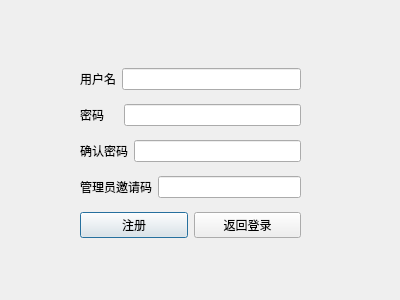
<?xml version="1.0" encoding="UTF-8"?>
<ui version="4.0">
 <class>registerDialog</class>
 <widget class="QDialog" name="registerDialog">
  <property name="geometry">
   <rect>
    <x>0</x>
    <y>0</y>
    <width>400</width>
    <height>300</height>
   </rect>
  </property>
  <property name="windowTitle">
   <string>Dialog</string>
  </property>
  <widget class="QWidget" name="verticalLayoutWidget">
   <property name="geometry">
    <rect>
     <x>80</x>
     <y>60</y>
     <width>221</width>
     <height>191</height>
    </rect>
   </property>
   <layout class="QVBoxLayout" name="registerwidget">
    <item>
     <layout class="QHBoxLayout" name="usernameLayout">
      <item>
       <widget class="QLabel" name="username">
        <property name="text">
         <string>用户名</string>
        </property>
       </widget>
      </item>
      <item>
       <widget class="QLineEdit" name="usernameinput"/>
      </item>
     </layout>
    </item>
    <item>
     <layout class="QHBoxLayout" name="passwordLayout">
      <item>
       <widget class="QLabel" name="password">
        <property name="text">
         <string>密码    </string>
        </property>
       </widget>
      </item>
      <item>
       <widget class="QLineEdit" name="passwordinput"/>
      </item>
     </layout>
    </item>
    <item>
     <layout class="QHBoxLayout" name="passwordsureLaout">
      <item>
       <widget class="QLabel" name="passwordsure">
        <property name="text">
         <string>确认密码</string>
        </property>
       </widget>
      </item>
      <item>
       <widget class="QLineEdit" name="passwordsureinput"/>
      </item>
     </layout>
    </item>
    <item>
     <layout class="QHBoxLayout" name="inviteCodeLayout">
      <item>
       <widget class="QLabel" name="inviteCodeLabel">
        <property name="text">
         <string>管理员邀请码</string>
        </property>
       </widget>
      </item>
      <item>
       <widget class="QLineEdit" name="inviteCodeInput"/>
      </item>
     </layout>
    </item>
    <item>
     <layout class="QHBoxLayout" name="btnlayout">
      <item>
       <widget class="QPushButton" name="registerBtn">
        <property name="text">
         <string>注册</string>
        </property>
       </widget>
      </item>
      <item>
       <widget class="QPushButton" name="backtologinBtn">
        <property name="text">
         <string>返回登录</string>
        </property>
       </widget>
      </item>
     </layout>
    </item>
   </layout>
  </widget>
 </widget>
 <resources/>
 <connections/>
</ui>
